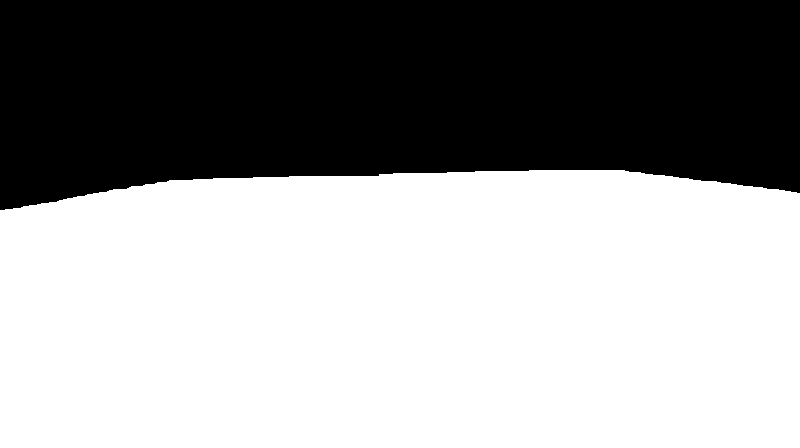
//> input picture algo2_filled_region_1_001.png, 800 x 448 px; the run also reads 1 picture not shown here
$ ./comparaisons-vt-multiples   (built with g++ and OpenCV 4)
//> lines starting //> are read from the running program, lines starting //| are printed output that depends on the picture; after the words box and inside, x2 and y2 are one past the last pixel; in counts of white or black regions, pixels touching at a corner belong together
#include <iostream>
#include <cstdlib>
#include <cmath>

#include <opencv2/opencv.hpp>

using namespace cv;
using namespace std;

void
comparaison_vt(float tableau[], Mat image, Mat image_vt)
{

    Mat image_gray;
    Mat image_gray_float;

    cvtColor(image, image_gray, CV_BGR2GRAY);
    image_gray.convertTo(image_gray_float, CV_32FC1);
    imshow("image traite",image);

    Mat image_vt_gray;
    Mat image_vt_gray_float;
    cvtColor(image_vt, image_vt_gray, CV_BGR2GRAY);
    image_vt_gray.convertTo(image_vt_gray_float, CV_32FC1);
    imshow("vt",image_vt);

    int nb_pixels_tot(0);
    nb_pixels_tot = image.size().height*image.size().width;

    float rappel(0);
    float precision(0);
    float nb_correct(0);
    float nb_pixels_terrain_trouve(0);
    float nb_pixels_terrain_vt(0);
    float nb_fp(0);
    float nb_fn(0);


    Mat image_fp;
    Mat image_fp_float;

    image_fp = image_gray-image_vt_gray;
    image_fp.convertTo(image_fp_float, CV_32FC1);
    imshow("Faux positifs", image_fp);

    Mat image_fn;
    Mat image_fn_float;

    image_fn = image_vt_gray-image_gray;
    image_fn.convertTo(image_fn_float, CV_32FC1);

    imshow("Faux négatifs", image_fn);

    for(int i=0;i<image_gray.size().height;i++)
    {
      for(int j=0;j<image_gray.size().width;j++)
      {

        if(image_vt_gray_float.at<float>(i,j) > 125)
        {
          nb_pixels_terrain_vt ++;
        }

        if(image_gray_float.at<float>(i,j)  > 125)
        {
          nb_pixels_terrain_trouve ++;
        }
        if(image_gray_float.at<float>(i,j)  > 125 && image_vt_gray_float.at<float>(i,j)  > 125)
        {
          nb_correct ++;
        }

        if(image_gray_float.at<float>(i,j)  > 125 && image_vt_gray_float.at<float>(i,j) <= 125)
        {
          nb_fp ++;
        }

        if(image_gray_float.at<float>(i,j) <= 125 && image_vt_gray_float.at<float>(i,j)  > 125)
        {
          nb_fn ++;
        }
      }
    }

    rappel = nb_correct / nb_pixels_terrain_vt;

    precision = nb_correct / nb_pixels_terrain_trouve;

    tableau[0] += nb_pixels_tot;
    tableau[1] += nb_fp;
    tableau[2] += nb_fn;
    tableau[3] += nb_pixels_terrain_trouve;
    tableau[4] += nb_pixels_terrain_vt;
    tableau[5] += nb_correct;
    tableau[6] += rappel;
    tableau[7] += precision;
    tableau[8] ++;

    cout<<"Données quantitatives :" <<endl;
    cout<<"nb_pixels_tot : " << nb_pixels_tot<<endl;
    cout<<"nb_fp : " << nb_fp<<endl;
    cout<<"nb_fn : " << nb_fn<<endl;
    cout<<"nb_pixels_terrain_trouve : " << nb_pixels_terrain_trouve<<endl;
    cout<<"nb_pixels_terrain_vt : " << nb_pixels_terrain_vt<<endl;
    cout<<"nb_correct : " << nb_correct<<endl;
    cout<<"rappel : " << rappel<<endl;
    cout<<"precision : " << precision<<endl;

}

void
process(void)
{
  float tableau[9] = {0, 0, 0, 0, 0, 0, 0, 0, 0};

  Mat image;
  Mat image_vt;

  // Pour chaque image
  image = imread("./algo2_filled_region_1_001.png", CV_LOAD_IMAGE_COLOR);
//> image is the input picture: 448 rows x 800 cols, CV_8UC3; 59.8% white; 1 black region, box (x1, y1, x2, y2) and area: (0, 0, 800, 210) 144203
  image_vt = imread( "./images_vt/log1-vt/001-rgb-vt.png", CV_LOAD_IMAGE_COLOR);
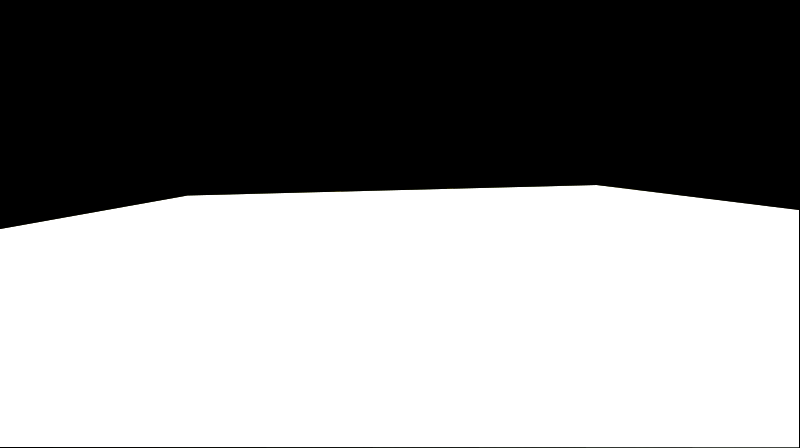
//> input picture images_vt/log1-vt/001-rgb-vt.png, 800 x 448 px
//> image_vt is the input picture: 448 rows x 800 cols, CV_8UC3; mean B, G, R 141.9, 142, 142
  comparaison_vt(tableau, image , image_vt);
//> in comparaison_vt, `image_fp = image_gray-image_vt_gray;`:
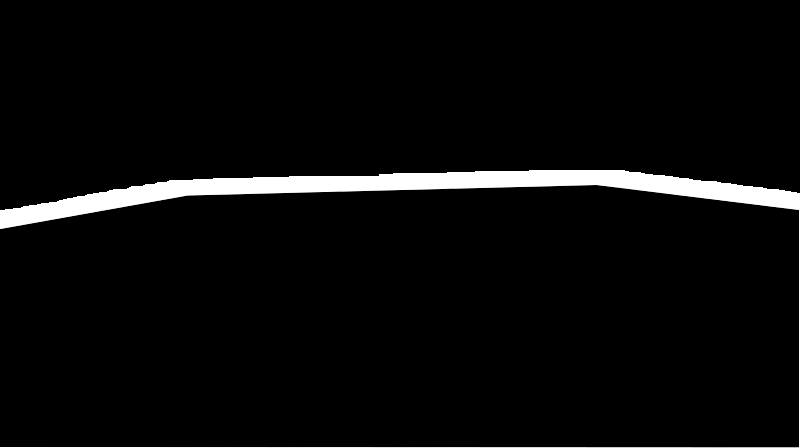
//> image_fp: 448 rows x 800 cols, CV_8UC1; min 0, max 255, mean 10.4
//> in comparaison_vt, `image_fn = image_vt_gray-image_gray;`: image_fn: 448 rows x 800 cols, CV_8UC1; every value is 0
//> in comparaison_vt, `image_fn.convertTo(image_fn_float, CV_32FC1);`: image_fn_float: 448 rows x 800 cols, CV_32FC1; every value is 0
//> after the loop in comparaison_vt, `for(int i=0;i<image_gray.size().height;i++)`: nb_pixels_terrain_vt = 199432; nb_pixels_terrain_trouve = 214197; nb_correct = 199432; nb_fp = 14765; nb_fn = 0
//> in comparaison_vt, `rappel = nb_correct / nb_pixels_terrain_vt;`: rappel = 1
//> in comparaison_vt, `precision = nb_correct / nb_pixels_terrain_trouve;`: precision = 0.931
//| nb_pixels_tot : 358400
//| nb_fp : 14765
//| nb_fn : 0
//| nb_pixels_terrain_trouve : 214197
//| nb_pixels_terrain_vt : 199432
//| nb_correct : 199432
//| rappel : 1
//| precision : 0.931068
//> tableau = [358400, 14765, 0, 214197, 199432, 199432, 1, 0.931, 1]
  image = imread("./algo2_filled_region_1_081.png", CV_LOAD_IMAGE_COLOR);
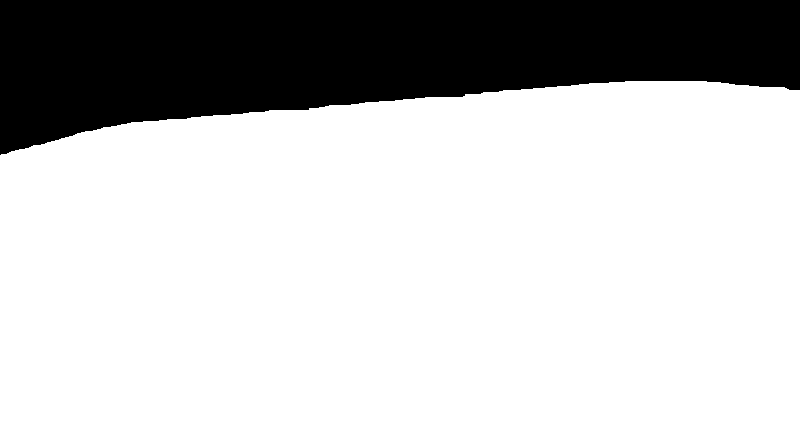
//> input picture algo2_filled_region_1_081.png, 800 x 448 px
//> image is the input picture: 448 rows x 800 cols, CV_8UC3; 76.8% white; 1 black region, box (x1, y1, x2, y2) and area: (0, 0, 800, 155) 82993
  image_vt = imread( "./images_vt/log1-vt/081-rgb-vt.png", CV_LOAD_IMAGE_COLOR);
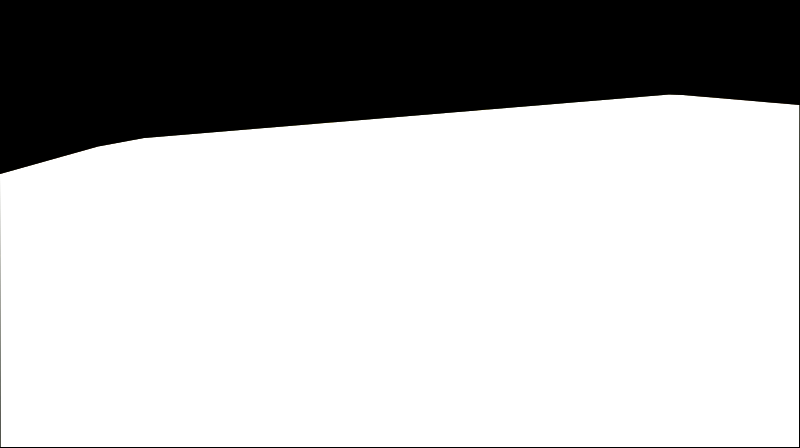
//> input picture images_vt/log1-vt/081-rgb-vt.png, 800 x 448 px
//> image_vt is the input picture: 448 rows x 800 cols, CV_8UC3; mean B, G, R 185.5, 185.5, 185.5
  comparaison_vt(tableau, image , image_vt);
//> in comparaison_vt (call 2), `image_fp = image_gray-image_vt_gray;`:
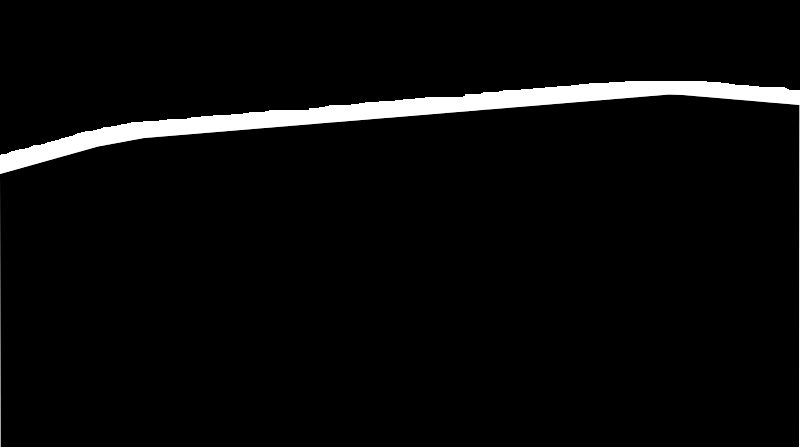
//> image_fp: 448 rows x 800 cols, CV_8UC1; min 0, max 255, mean 10.4
//> after the loop in comparaison_vt (call 2), `for(int i=0;i<image_gray.size().height;i++)`: nb_pixels_terrain_vt = 260718; nb_pixels_terrain_trouve = 275407; nb_correct = 260718; nb_fp = 14689; nb_fn = 0
//> in comparaison_vt (call 2), `precision = nb_correct / nb_pixels_terrain_trouve;`: precision = 0.947
//| nb_pixels_tot : 358400
//| nb_fp : 14689
//| nb_fn : 0
//| nb_pixels_terrain_trouve : 275407
//| nb_pixels_terrain_vt : 260718
//| nb_correct : 260718
//| rappel : 1
//| precision : 0.946664
//> tableau = [716800, 29454, 0, 489604, 460150, 460150, 2, 1.88, 2]
  image = imread("./algo2_filled_region_1_212.png", CV_LOAD_IMAGE_COLOR);
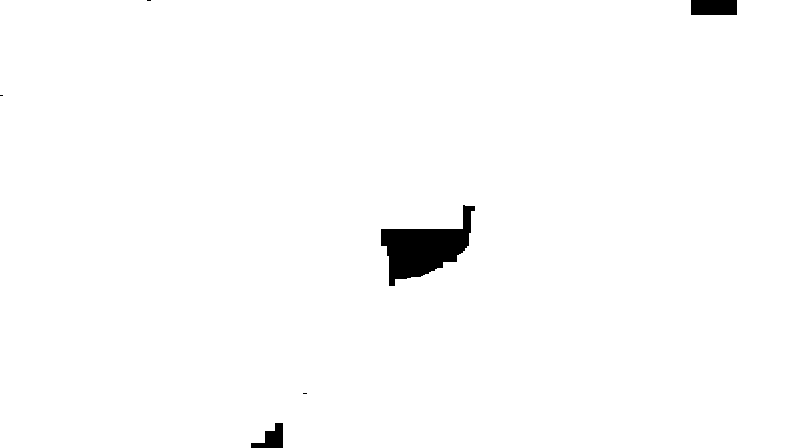
//> input picture algo2_filled_region_1_212.png, 800 x 448 px
//> image is the input picture: 448 rows x 800 cols, CV_8UC3; 98.7% white; 6 black regions (3 under 20 px), largest, box (x1, y1, x2, y2) and area: (381, 205, 475, 286) 3650, (691, 0, 737, 15) 690, (251, 423, 283, 448) 440
  image_vt = imread( "./images_vt/log1-vt/212-rgb-vt.png", CV_LOAD_IMAGE_COLOR);
  comparaison_vt(tableau, image , image_vt);
//> in comparaison_vt (call 3), `cvtColor(image_vt, image_vt_gray, CV_BGR2GRAY);`: image_vt_gray: 448 rows x 800 cols, CV_8UC1; every value is 255
//> in comparaison_vt (call 3), `image_vt_gray.convertTo(image_vt_gray_float, CV_32FC1);`: image_vt_gray_float: 448 rows x 800 cols, CV_32FC1; every value is 255
//| nb_pixels_tot : 358400
//| nb_fp : 0
//| nb_fn : 4791
//| nb_pixels_terrain_trouve : 353609
//| nb_pixels_terrain_vt : 358400
//| nb_correct : 353609
//| rappel : 0.986632
//| precision : 1
  image = imread("./algo2_filled_region_1_231.png", CV_LOAD_IMAGE_COLOR);
//> algo2_filled_region_1_231.png cannot be read in this run, so this picture is empty
  image_vt = imread( "./images_vt/log1-vt/231-rgb-vt.png", CV_LOAD_IMAGE_COLOR);
//> 231-rgb-vt.png cannot be read in this run, so this picture is empty
  comparaison_vt(tableau, image , image_vt);
  image = imread("./algo2_filled_region_1_271.png", CV_LOAD_IMAGE_COLOR);
  image_vt = imread( "./images_vt/log1-vt/271-rgb-vt.png", CV_LOAD_IMAGE_COLOR);
  comparaison_vt(tableau, image , image_vt);
  image = imread("./algo2_filled_region_1_358.png", CV_LOAD_IMAGE_COLOR);
  image_vt = imread( "./images_vt/log1-vt/358-rgb-vt.png", CV_LOAD_IMAGE_COLOR);
  comparaison_vt(tableau, image , image_vt);

  image = imread("./algo2_filled_region_2_011.png", CV_LOAD_IMAGE_COLOR);
  image_vt = imread( "./images_vt/log2-vt/011-rgb-vt.png", CV_LOAD_IMAGE_COLOR);
  comparaison_vt(tableau, image , image_vt);
  image = imread("./algo2_filled_region_2_089.png", CV_LOAD_IMAGE_COLOR);
  image_vt = imread( "./images_vt/log2-vt/089-rgb-vt.png", CV_LOAD_IMAGE_COLOR);
  comparaison_vt(tableau, image , image_vt);
  image = imread("./algo2_filled_region_2_157.png", CV_LOAD_IMAGE_COLOR);
  image_vt = imread( "./images_vt/log2-vt/157-rgb-vt.png", CV_LOAD_IMAGE_COLOR);
  comparaison_vt(tableau, image , image_vt);
  image = imread("./algo2_filled_region_2_185.png", CV_LOAD_IMAGE_COLOR);
  image_vt = imread( "./images_vt/log2-vt/185-rgb-vt.png", CV_LOAD_IMAGE_COLOR);
  comparaison_vt(tableau, image , image_vt);
  image = imread("./algo2_filled_region_2_200.png", CV_LOAD_IMAGE_COLOR);
  image_vt = imread( "./images_vt/log2-vt/200-rgb-vt.png", CV_LOAD_IMAGE_COLOR);
  comparaison_vt(tableau, image , image_vt);
  image = imread("./algo2_filled_region_2_231.png", CV_LOAD_IMAGE_COLOR);
  image_vt = imread( "./images_vt/log2-vt/231-rgb-vt.png", CV_LOAD_IMAGE_COLOR);
  comparaison_vt(tableau, image , image_vt);

  image = imread("./algo2_filled_region_3_001.png", CV_LOAD_IMAGE_COLOR);
  image_vt = imread( "./images_vt/log3-vt/001-rgb-vt.png", CV_LOAD_IMAGE_COLOR);
  comparaison_vt(tableau, image , image_vt);
  image = imread("./algo2_filled_region_3_043.png", CV_LOAD_IMAGE_COLOR);
  image_vt = imread( "./images_vt/log3-vt/043-rgb-vt.png", CV_LOAD_IMAGE_COLOR);
  comparaison_vt(tableau, image , image_vt);
  image = imread("./algo2_filled_region_3_078.png", CV_LOAD_IMAGE_COLOR);
  image_vt = imread( "./images_vt/log3-vt/078-rgb-vt.png", CV_LOAD_IMAGE_COLOR);
  comparaison_vt(tableau, image , image_vt);
  image = imread("./algo2_filled_region_3_125.png", CV_LOAD_IMAGE_COLOR);
  image_vt = imread( "./images_vt/log3-vt/125-rgb-vt.png", CV_LOAD_IMAGE_COLOR);
  comparaison_vt(tableau, image , image_vt);
  image = imread("./algo2_filled_region_3_216.png", CV_LOAD_IMAGE_COLOR);
  image_vt = imread( "./images_vt/log3-vt/216-rgb-vt.png", CV_LOAD_IMAGE_COLOR);
  comparaison_vt(tableau, image , image_vt);
  image = imread("./algo2_filled_region_3_249.png", CV_LOAD_IMAGE_COLOR);
  image_vt = imread( "./images_vt/log3-vt/249-rgb-vt.png", CV_LOAD_IMAGE_COLOR);
  comparaison_vt(tableau, image , image_vt);

  image = imread("./algo2_filled_region_4_10.png", CV_LOAD_IMAGE_COLOR);
  image_vt = imread( "./images_vt/log4-vt/10-rgb-vt.png", CV_LOAD_IMAGE_COLOR);
  comparaison_vt(tableau, image , image_vt);
  image = imread("./algo2_filled_region_4_20.png", CV_LOAD_IMAGE_COLOR);
  image_vt = imread( "./images_vt/log4-vt/20-rgb-vt.png", CV_LOAD_IMAGE_COLOR);
  comparaison_vt(tableau, image , image_vt);
  image = imread("./algo2_filled_region_4_30.png", CV_LOAD_IMAGE_COLOR);
  image_vt = imread( "./images_vt/log4-vt/30-rgb-vt.png", CV_LOAD_IMAGE_COLOR);
  comparaison_vt(tableau, image , image_vt);
  image = imread("./algo2_filled_region_4_40.png", CV_LOAD_IMAGE_COLOR);
  image_vt = imread( "./images_vt/log4-vt/40-rgb-vt.png", CV_LOAD_IMAGE_COLOR);
  comparaison_vt(tableau, image , image_vt);
  image = imread("./algo2_filled_region_4_50.png", CV_LOAD_IMAGE_COLOR);
  image_vt = imread( "./images_vt/log4-vt/50-rgb-vt.png", CV_LOAD_IMAGE_COLOR);
  comparaison_vt(tableau, image , image_vt);
  image = imread("./algo2_filled_region_4_60.png", CV_LOAD_IMAGE_COLOR);
  image_vt = imread( "./images_vt/log4-vt/60-rgb-vt.png", CV_LOAD_IMAGE_COLOR);
  comparaison_vt(tableau, image , image_vt);
<<<<<<< HEAD


  image = imread("./filled_region.png", CV_LOAD_IMAGE_COLOR);
  image_vt = imread( "./images_vt/log1-vt/001-rgb-vt.png", CV_LOAD_IMAGE_COLOR);


  if(!image.data||!image_vt.data)
    {
        cout <<  "Image not found" << std::endl ;
    }
  else
  {
    comparaison_vt(tableau, image , image_vt);

  }

=======
>>>>>>> 5047ec561dbcce71bdae76aa71156384a5159914

  float nb_pixels_tot_moy(0);
  float nb_fp_moy(0);
  float nb_fn_moy(0);
  float nb_pixels_terrain_trouve_moy(0);
  float nb_pixels_terrain_vt_moy(0);
  float nb_correct_moy(0);
  float rappel_moy(0);
  float precision_moy(0);

  nb_pixels_tot_moy = tableau[0] / tableau[8];
  nb_fp_moy  = tableau[1] / tableau[8];
  nb_fn_moy  = tableau[2] / tableau[8];
  nb_pixels_terrain_trouve_moy  = tableau[3] / tableau[8];
  nb_pixels_terrain_vt_moy  = tableau[4] / tableau[8];
  nb_correct_moy  = tableau[5] / tableau[8];
  rappel_moy  = tableau[6] / tableau[8];
  precision_moy  = tableau[7] / tableau[8];

  cout<<"Données quantitatives moyennes :" <<endl;
  cout<<"nb_pixels_tot : " << nb_pixels_tot_moy<<endl;
  cout<<"nb_fp : " << nb_fp_moy<<endl;
  cout<<"nb_fn : " << nb_fn_moy<<endl;
  cout<<"nb_pixels_terrain_trouve : " << nb_pixels_terrain_trouve_moy<<endl;
  cout<<"nb_pixels_terrain_vt : " << nb_pixels_terrain_vt_moy<<endl;
  cout<<"nb_correct : " << nb_correct_moy<<endl;
  cout<<"rappel : " << rappel_moy<<endl;
  cout<<"precision : " << precision_moy<<endl;
  cout<<"nb test : " << tableau[8]<<endl;

}

// [6 lines left out: function usage, not called in this run]

#define param 0
// [9 lines left out: function main, not called in this run]

// added to run one function of the file
//> (the run ends here: the program stops with an error, at `cvtColor(image, image_gray, CV_BGR2GRAY);`)
